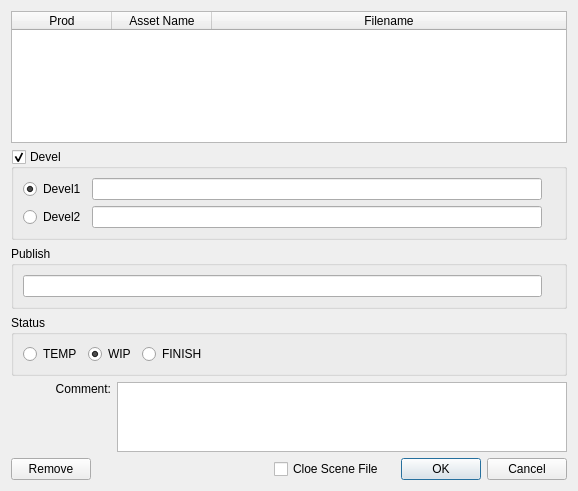
<?xml version="1.0" encoding="UTF-8"?>
<ui version="4.0">
 <class>Dialog</class>
 <widget class="QDialog" name="Dialog">
  <property name="geometry">
   <rect>
    <x>0</x>
    <y>0</y>
    <width>578</width>
    <height>491</height>
   </rect>
  </property>
  <property name="windowTitle">
   <string>Save Publish</string>
  </property>
  <layout class="QGridLayout" name="gridLayout">
   <item row="0" column="0">
    <widget class="QTableWidget" name="tableWidget">
     <property name="selectionBehavior">
      <enum>QAbstractItemView::SelectRows</enum>
     </property>
     <attribute name="horizontalHeaderStretchLastSection">
      <bool>true</bool>
     </attribute>
     <column>
      <property name="text">
       <string>Prod</string>
      </property>
     </column>
     <column>
      <property name="text">
       <string>Asset Name</string>
      </property>
     </column>
     <column>
      <property name="text">
       <string>Filename</string>
      </property>
     </column>
    </widget>
   </item>
   <item row="1" column="0">
    <widget class="QGroupBox" name="groupBox">
     <property name="title">
      <string>Devel</string>
     </property>
     <property name="checkable">
      <bool>true</bool>
     </property>
     <layout class="QGridLayout" name="gridLayout_2">
      <item row="0" column="0">
       <widget class="QRadioButton" name="Devel1_radioButton">
        <property name="text">
         <string>Devel1</string>
        </property>
        <property name="checked">
         <bool>true</bool>
        </property>
       </widget>
      </item>
      <item row="0" column="1">
       <widget class="QLineEdit" name="Devel1_lineEdit">
        <property name="readOnly">
         <bool>true</bool>
        </property>
       </widget>
      </item>
      <item row="1" column="0">
       <widget class="QRadioButton" name="Devel2_radioButton">
        <property name="text">
         <string>Devel2</string>
        </property>
       </widget>
      </item>
      <item row="1" column="1">
       <widget class="QLineEdit" name="Devel2_lineEdit">
        <property name="readOnly">
         <bool>true</bool>
        </property>
       </widget>
      </item>
      <item row="0" column="2">
       <widget class="QLabel" name="Devel1_label">
        <property name="text">
         <string/>
        </property>
       </widget>
      </item>
      <item row="1" column="2">
       <widget class="QLabel" name="Devel2_label">
        <property name="text">
         <string/>
        </property>
       </widget>
      </item>
     </layout>
    </widget>
   </item>
   <item row="2" column="0">
    <widget class="QGroupBox" name="groupBox_4">
     <property name="title">
      <string>Publish</string>
     </property>
     <layout class="QGridLayout" name="gridLayout_6">
      <item row="0" column="0">
       <widget class="QLineEdit" name="Publish_lineEdit">
        <property name="readOnly">
         <bool>true</bool>
        </property>
       </widget>
      </item>
      <item row="0" column="1">
       <widget class="QLabel" name="Publish_label">
        <property name="text">
         <string/>
        </property>
       </widget>
      </item>
     </layout>
    </widget>
   </item>
   <item row="4" column="0">
    <layout class="QHBoxLayout" name="horizontalLayout_3">
     <item>
      <widget class="QLabel" name="label">
       <property name="minimumSize">
        <size>
         <width>100</width>
         <height>0</height>
        </size>
       </property>
       <property name="text">
        <string>Comment:</string>
       </property>
       <property name="alignment">
        <set>Qt::AlignRight|Qt::AlignTop|Qt::AlignTrailing</set>
       </property>
      </widget>
     </item>
     <item>
      <widget class="QTextEdit" name="commentText">
       <property name="maximumSize">
        <size>
         <width>16777215</width>
         <height>100</height>
        </size>
       </property>
      </widget>
     </item>
    </layout>
   </item>
   <item row="5" column="0">
    <layout class="QHBoxLayout" name="horizontalLayout">
     <item>
      <widget class="QPushButton" name="removeButton">
       <property name="text">
        <string>Remove</string>
       </property>
      </widget>
     </item>
     <item>
      <spacer name="horizontalSpacer_2">
       <property name="orientation">
        <enum>Qt::Horizontal</enum>
       </property>
       <property name="sizeHint" stdset="0">
        <size>
         <width>40</width>
         <height>20</height>
        </size>
       </property>
      </spacer>
     </item>
     <item>
      <widget class="QCheckBox" name="checkBox_close">
       <property name="text">
        <string>Cloe Scene File</string>
       </property>
      </widget>
     </item>
     <item>
      <widget class="QDialogButtonBox" name="buttonBox">
       <property name="orientation">
        <enum>Qt::Horizontal</enum>
       </property>
       <property name="standardButtons">
        <set>QDialogButtonBox::Cancel|QDialogButtonBox::Ok</set>
       </property>
      </widget>
     </item>
    </layout>
   </item>
   <item row="3" column="0">
    <widget class="QGroupBox" name="groupBox_2">
     <property name="title">
      <string>Status</string>
     </property>
     <layout class="QGridLayout" name="gridLayout_3">
      <item row="0" column="0">
       <widget class="QRadioButton" name="tempButton">
        <property name="text">
         <string>TEMP</string>
        </property>
       </widget>
      </item>
      <item row="0" column="1">
       <widget class="QRadioButton" name="wipButton">
        <property name="text">
         <string>WIP</string>
        </property>
        <property name="checked">
         <bool>true</bool>
        </property>
       </widget>
      </item>
      <item row="0" column="2">
       <widget class="QRadioButton" name="finishButton">
        <property name="text">
         <string>FINISH</string>
        </property>
       </widget>
      </item>
      <item row="0" column="3">
       <spacer name="horizontalSpacer_3">
        <property name="orientation">
         <enum>Qt::Horizontal</enum>
        </property>
        <property name="sizeHint" stdset="0">
         <size>
          <width>346</width>
          <height>20</height>
         </size>
        </property>
       </spacer>
      </item>
     </layout>
    </widget>
   </item>
  </layout>
 </widget>
 <resources/>
 <connections>
  <connection>
   <sender>buttonBox</sender>
   <signal>accepted()</signal>
   <receiver>Dialog</receiver>
   <slot>accept()</slot>
   <hints>
    <hint type="sourcelabel">
     <x>248</x>
     <y>254</y>
    </hint>
    <hint type="destinationlabel">
     <x>157</x>
     <y>274</y>
    </hint>
   </hints>
  </connection>
  <connection>
   <sender>buttonBox</sender>
   <signal>rejected()</signal>
   <receiver>Dialog</receiver>
   <slot>reject()</slot>
   <hints>
    <hint type="sourcelabel">
     <x>316</x>
     <y>260</y>
    </hint>
    <hint type="destinationlabel">
     <x>286</x>
     <y>274</y>
    </hint>
   </hints>
  </connection>
 </connections>
</ui>
